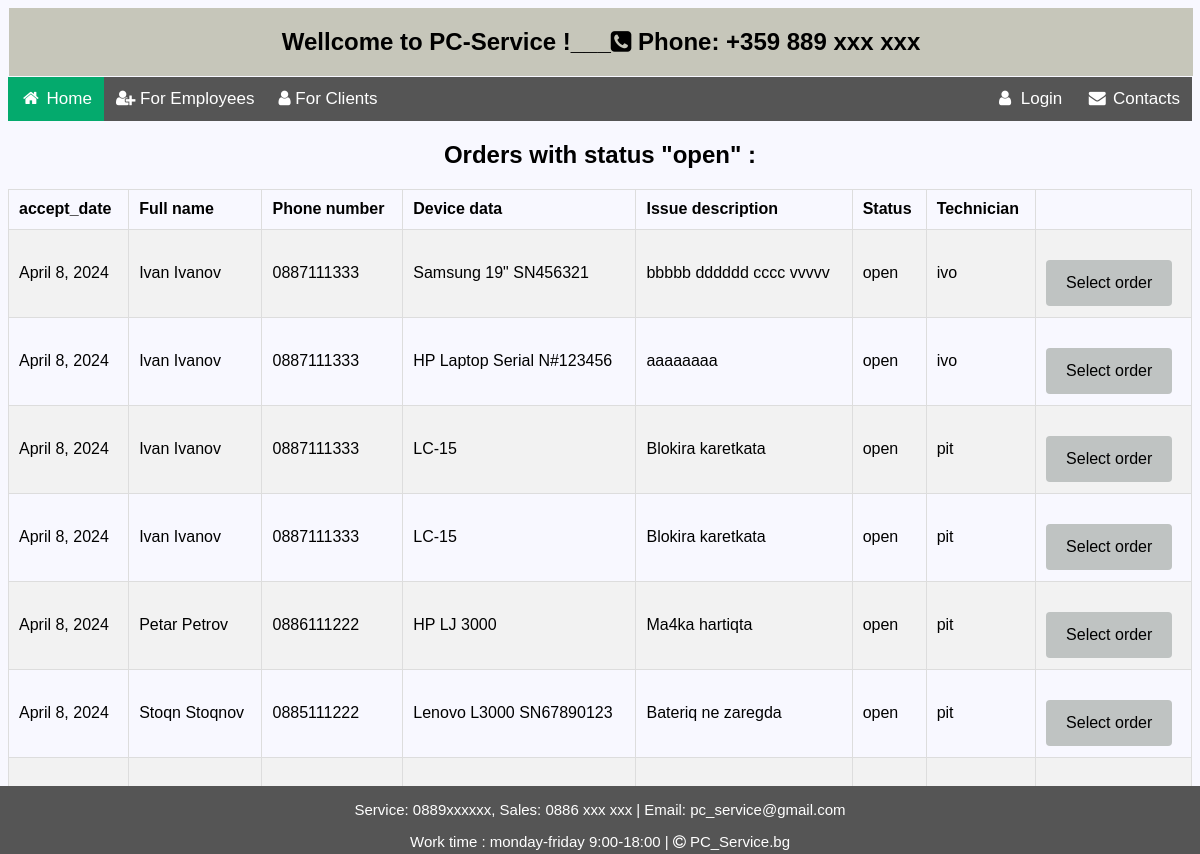
Before: /reception/select-order/ with the older database file.
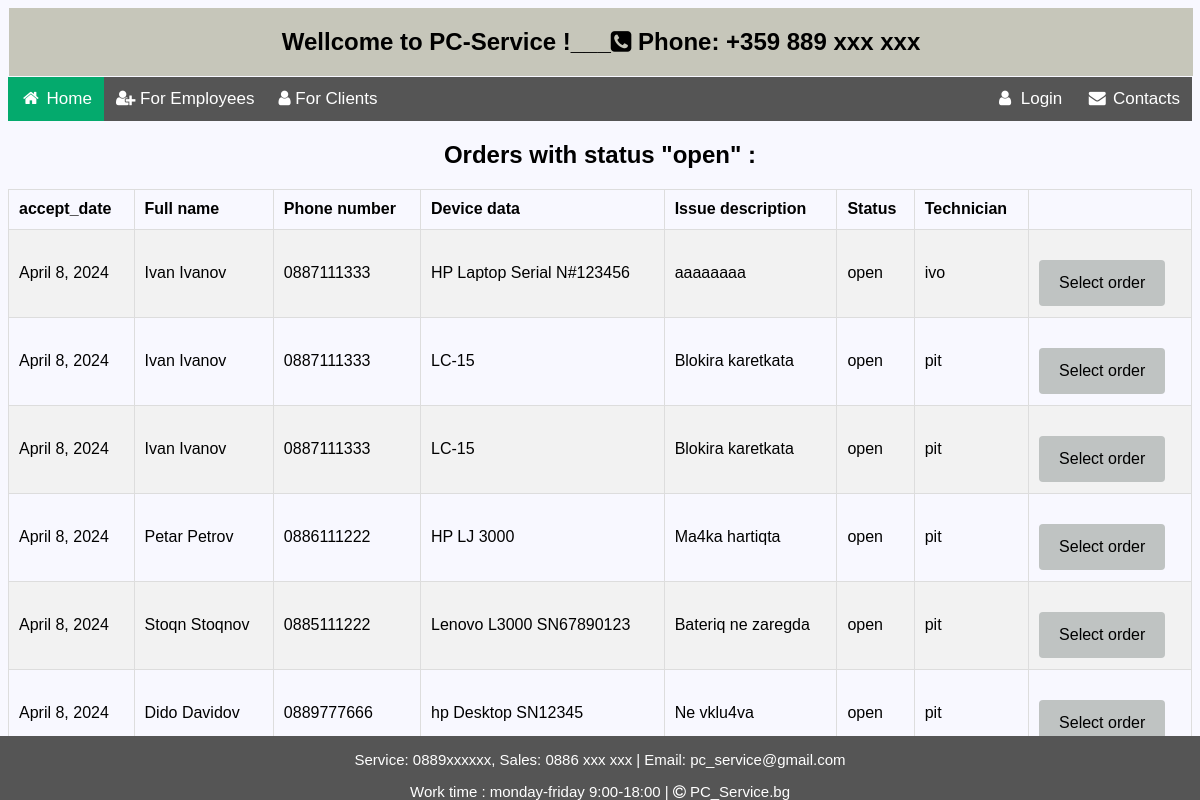
After: the same page with the newer database file.
### sm_system/reception/models.py (models this page shows, shortened)
class ServiceOrder(models.Model):
    ORDER_STATUS = (
        ('open', 'Open'),
        ('in_progress', 'In progress'),
        ('completed', 'Completed'),
        ('closed', 'Closed')
    )
    DEVICE_TYPE = (
        ('computer', 'Computer'),
        ('laptop', 'Laptop'),
        ('monitor', 'Monitor'),
        ('printer', 'Printer')
    )
    SK_MAX_LEN = 20
    DEVICE_TYPE_MAX_LEN = 20
    DEVICE_DATA_MAX_LEN = 200
    PRICE_MAX_LENGTH = 10
    ISSUE_MAX_LEN = 300
    RESOLUTION_MAX_LEN = 300
    STATUS_MAX_LEN = 20
    so_id = models.CharField(
        max_length=SK_MAX_LEN,
        unique=True,
        default=generate_unique_id,
        editable=False,
    )
    accept_date = models.DateField(
        blank=False,
        null=False,
        default=date.today,
    )
    close_date = models.DateField(
        blank=True,
        null=True,
        default=date.today
    )
    client = models.ForeignKey(Client, on_delete=models.DO_NOTHING, null=False, blank=False, default=last_client())
    technician = models.ForeignKey(SmsUser, on_delete=models.DO_NOTHING, null=True, blank=True)
    device_type = models.CharField(
        max_length=DEVICE_TYPE_MAX_LEN,
        choices=DEVICE_TYPE,
        null=False,
        blank=False,
    )
    device_data = models.CharField(
        max_length=DEVICE_DATA_MAX_LEN,
        null=False,
        blank=False,
    )
    issue_description = models.TextField(
        max_length=ISSUE_MAX_LEN,
    )
    status = models.CharField(
        max_length=STATUS_MAX_LEN,
        choices=ORDER_STATUS,
        default='Open',
    )
    class Meta:
        ordering = ('-pk',)

### sm_system/clients/models.py (models this page shows)
class Client(models.Model):
    use_in_migration = True
    FIRST_NAME_MIN_LEN = 2
    FIRST_NAME_MAX_LEN = 30
    LAST_NAME_MIN_LEN = 2
    LAST_NAME_MAX_LEN = 30
    PHONE_MAX_LENGTH = 12
    PHONE_MIN_LENGTH = 9
    email = models.EmailField(
        unique=True,
        validators={validators.EmailValidator},
        blank=True,
        null=True
    )
    first_name = models.CharField(
        max_length=FIRST_NAME_MAX_LEN,
        validators=(
            validators.MinLengthValidator(FIRST_NAME_MIN_LEN),
            is_letter_validator,
            first_char_capital_validator,
        ),
        blank=False,
        null=False,
    )
    last_name = models.CharField(
        max_length=LAST_NAME_MAX_LEN,
        validators=(
            validators.MinLengthValidator(LAST_NAME_MIN_LEN),
            is_letter_validator,
            first_char_capital_validator,
        ),
        blank=False,
        null=False,
    )
    phone_number = models.CharField(
        max_length=PHONE_MAX_LENGTH,
        validators=(
            validators.MinLengthValidator(PHONE_MIN_LENGTH),
            phone_validator,
        ),
        blank=False,
        null=False,
    )
    def __str__(self):
        return f'{self.first_name} {self.last_name}'
    class Meta:
        ordering = ('-pk',)

### sm_system/accounts/models.py (models this page shows, shortened)
class SmsUser(auth_models.AbstractUser):
    FIRST_NAME_MIN_LEN = 2
    FIRST_NAME_MAX_LEN = 30
    LAST_NAME_MIN_LEN = 2
    LAST_NAME_MAX_LEN = 30
    PHONE_MAX_LENGTH = 12
    PHONE_MIN_LENGTH = 9
    email = models.EmailField(
        unique=True,
        validators={validators.EmailValidator},
        blank=False,
        null=False
    )
    first_name = models.CharField(
        max_length=FIRST_NAME_MAX_LEN,
        validators=(
            validators.MinLengthValidator(FIRST_NAME_MIN_LEN),
            is_letter_validator,
            first_char_capital_validator,
        ),
        blank=False,
        null=False,
    )
    last_name = models.CharField(
        max_length=LAST_NAME_MAX_LEN,
        validators=(
            validators.MinLengthValidator(LAST_NAME_MIN_LEN),
            is_letter_validator,
            first_char_capital_validator,
        ),
        blank=False,
        null=False,
    )
    phone_number = models.CharField(
        max_length=PHONE_MAX_LENGTH,
        unique=True,
        validators=(
            validators.MinLengthValidator(PHONE_MIN_LENGTH),
            phone_validator,
        ),
        blank=False,
        null=False,
    )
    user_type = models.CharField(
        choices=Type.choices(),
        max_length=Type.max_len(),
        blank=True,
        null=True
    )
    profile_picture = models.URLField(
        null=True,
        blank=True,
        validators=(
            validate_file_size,
        ),
    )
    class Meta:
        ordering = ('pk',)

### sm_system/reception/views.py (the view)
# urls.py: path('select-order/', SelectOrderView.as_view(), name='select_order'),
class SelectOrderView(ListView):
    model = ServiceOrder
    form_class = RepairStartForm
    template_name = 'reception/select_order.html'
    success_url = reverse_lazy('orders_list')
    def get_queryset(self):
        return super().get_queryset().filter(status='open')

### templates/reception/select_order.html
{% extends 'home_page.html' %}
{% load static %}
{% block content %}
<div class="info div "  >
    <h2 class="headers">Orders with status "open" :</h2>
    <table class="table" style="width: 100%">
        <tr >
            <th>accept_date</th>
            <th>Full name</th>
            <th>Phone number</th>
            <th>Device data</th>
            <th>Issue description</th>
            <th>Status</th>
            <th>Technician</th>
        </tr>
        {% for order in object_list %}
        <tr>
            <td>{{ order.accept_date }}</td>
            <td>{{ order.client }}</td>
            <td>{{ order.client.phone_number }}</td>
            <td>{{ order.device_data }}</td>
            <td>{{ order.issue_description }}</td>
            <td>{{ order.status }}</td>
            <td>{{ order.technician }}</td>
            <td><a class="edit-button" href="{% url 'start_repair' pk=order.pk %}" >Select order</a></td>
        </tr>
        {% empty %}
            <h2 class="center" >No records !</h2>
        {% endfor %}
    </table>
</div>
{% endblock %}

Changed rows visible on the page:
no longer on this page (row edited): ServiceOrder: accept_date "April 8, 2024", client "Ivan Ivanov", client.phone_number "0887111333", device_data "Samsung 19\" SN456321", issue_description "bbbbb dddddd cccc vvvvv", status "open", technician "ivo"
now on this page (row unchanged): ServiceOrder: accept_date "April 8, 2024", client "Dido Davidov", client.phone_number "0889777666", device_data "hp Desktop SN12345", issue_description "Ne vklu4va", status "open", technician "pit"
